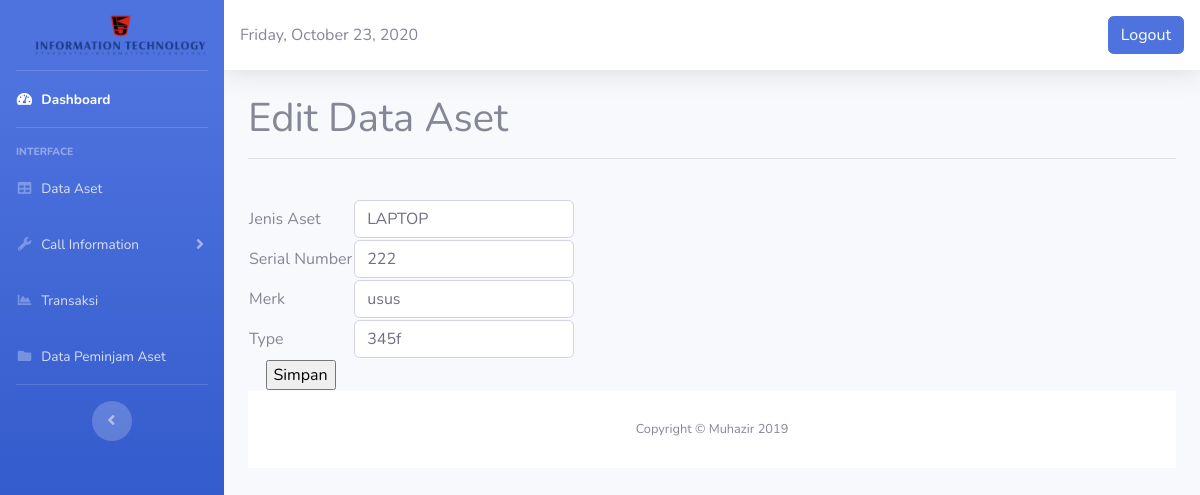
Page /edit.php?id=99 (signed in) on the committed database.
### tables this page shows
CREATE TABLE `data_komputer` (
  `id` int(20) NOT NULL,
  `jenis_aset` varchar(30) NOT NULL,
  `serial_number` varchar(20) NOT NULL,
  `merk` varchar(20) NOT NULL,
  `type` varchar(20) NOT NULL
);

### edit.php (the view, shortened to what this page needs)
<?php
   if (!isset ($_SESSION ['nama'])){
      echo "anda belum login! silahkan <a href='index.html'> login dulu,</a>";
   }else{
 ?>
 <!DOCTYPE html>
<html lang="en">
<head>
  <link href="vendor/fontawesome-free/css/all.min.css" rel="stylesheet" type="text/css">
  <link href="css/sb-admin-2.min.css" rel="stylesheet">
</head>
<body id="page-top">
  <div id="wrapper">
    <ul class="navbar-nav bg-gradient-primary sidebar sidebar-dark accordion" id="accordionSidebar">
      <a class="sidebar-brand d-flex align-items-center justify-content-center" href="#">
        <div class="sidebar-brand-text mx-3"><img style="width:110%"src="logo.png"></sup></div>
      </a>
      <hr class="sidebar-divider my-0">
      <li class="nav-item active">
        <a class="nav-link" href="Dashboard.php">
          <i class="fas fa-fw fa-tachometer-alt"></i>
          <span>Dashboard</span></a>
      </li>
      <hr class="sidebar-divider">
      <div class="sidebar-heading">
        Interface
      </div>
      <li class="nav-item">
        <a class="nav-link" href="tables2.php">
          <i class="fas fa-fw fa-table"></i>
          <span>Data Aset</span></a>
      </li>
      <li class="nav-item">
        <a class="nav-link collapsed" href="#" data-toggle="collapse" data-target="#collapseUtilities" aria-expanded="true" aria-controls="collapseUtilities">
          <i class="fas fa-fw fa-wrench"></i>
          <span>Call Information</span>
        </a>
      </li>
      <li class="nav-item">
        <a class="nav-link" href="Transaksi.php">
          <i class="fas fa-fw fa-chart-area"></i>
          <span>Transaksi</span></a>
      </li>
       <li class="nav-item">
        <a class="nav-link" href="peminjam_asetK.php">
          <i class="fas fa-fw fa-folder"></i>
          <span>Data Peminjam Aset</span></a>
      </li>
      <hr class="sidebar-divider d-none d-md-block">
      <div class="text-center d-none d-md-inline">
        <button class="rounded-circle border-0" id="sidebarToggle"></button>
      </div>
    </ul>
    <div id="content-wrapper" class="d-flex flex-column">
      <div id="content">
        <nav class="navbar navbar-expand navbar-light bg-white topbar mb-4 static-top shadow">
<div class="date">
                <?php
                $Today = date('y:m:d');
                $new = date('l, F d, Y', strtotime($Today));
                echo $new;
                ?>
              </div>
          <ul class="navbar-nav ml-auto">
                <a href="logout.php" class="btn btn-primary square-btn-adjust">Logout</a>
          </ul>
        </nav>
        <div class="container-fluid">
<h1>Edit Data Aset</h1>
 <hr>
    <?php
   include 'koneksi.php';
  $id = $_GET['id'];
  $query = mysqli_query($koneksi,"select * from data_komputer where id = '$id'");
  while($data = mysqli_fetch_array($query)){
    ?>
    <form action="update.php" method="post" enctype="multipart/form-data">
        <table>
            <tr>
                <td>Jenis Aset</td>
                <td><input class="form-control" type="text" name="jenis_aset" value="<?php echo $data['jenis_aset'] ?>"></td>
            </tr>
            <tr>
                <td>Serial Number</td>
                <td>
                    <input  class="form-control" type="text" name="serial_number" value="<?php echo $data['serial_number'] ?>">
                </td>
            </tr>
            <tr>
                <td>Merk</td>
                <td><input class="form-control" type="text" name="merk" value="<?php echo $data['merk'] ?>"></td>
            </tr>
            <tr>
                <td>Type</td>
                <td><input class="form-control" type="text" name="type" value="<?php echo $data['type'] ?>"></td>
            </tr>
            <br>
            <tr>
                <td align="center"><input type="submit" value="Simpan"></td>
            </tr>
        </table>
    </form>
    <?php } ?>
</body>
      <footer class="sticky-footer bg-white">
        <div class="container my-auto">
          <div class="copyright text-center my-auto">
            <span>Copyright &copy; Muhazir 2019</span>
          </div>
        </div>
      </footer>
</body>
</html>
<?php }?>

### rows in the picture
data_komputer: jenis_aset "LAPTOP", serial_number "222", merk "usus", type "345f"
